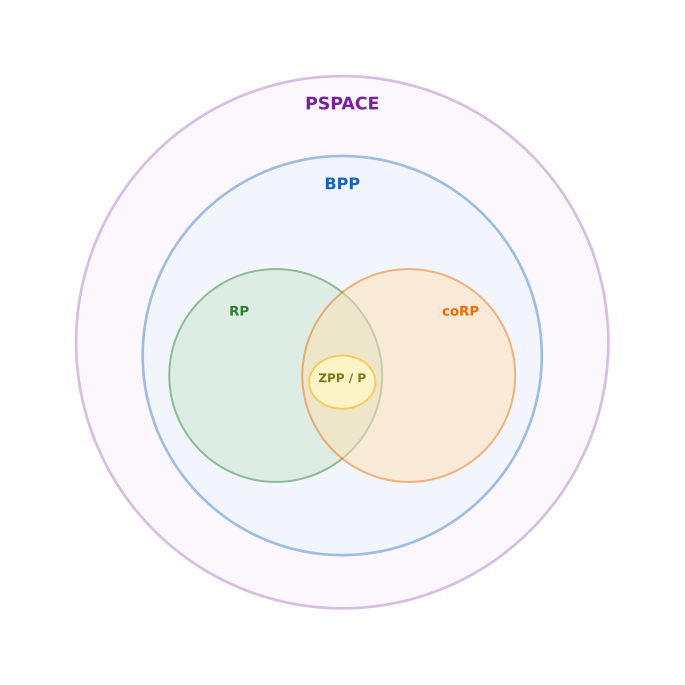

This chart was generated by the following Python code:
import matplotlib.pyplot as plt
import matplotlib.patches as patches

# Create a square figure canvas
fig, ax = plt.subplots(figsize=(9, 9))

# 1. PSPACE (Outer container)
pspace = patches.Circle(
    (0, 0), 4.0, 
    facecolor='#f3e5f5', edgecolor='#7b1fa2', linewidth=2, alpha=0.3
)
ax.add_patch(pspace)
ax.text(0, 3.5, 'PSPACE', fontsize=13, fontweight='bold', ha='center', color='#7b1fa2')

# 2. BPP (Nested inside PSPACE)
bpp = patches.Circle(
    (0, -0.2), 3.0, 
    facecolor='#e3f2fd', edgecolor='#1565c0', linewidth=2, alpha=0.4
)
ax.add_patch(bpp)
ax.text(0, 2.3, 'BPP', fontsize=12, fontweight='bold', ha='center', color='#1565c0')

# 3. RP and coRP (Overlapping subsets inside BPP)
rp = patches.Circle(
    (-1.0, -0.5), 1.6, 
    facecolor='#c8e6c9', edgecolor='#2e7d32', linewidth=1.5, alpha=0.5
)
corp = patches.Circle(
    (1.0, -0.5), 1.6, 
    facecolor='#ffe0b2', edgecolor='#ef6c00', linewidth=1.5, alpha=0.5
)
ax.add_patch(rp)
ax.add_patch(corp)

# Labels for RP and coRP
ax.text(-1.7, 0.4, 'RP', fontsize=10, fontweight='bold', color='#2e7d32')
ax.text(1.5, 0.4, 'coRP', fontsize=10, fontweight='bold', color='#ef6c00')

# 4. Intersection Region (ZPP / P in the overlap of RP and coRP)
zpp = patches.Ellipse(
    (0, -0.6), 1.0, 0.8, 
    facecolor='#fff9c4', edgecolor='#fbc02d', linewidth=1.5, alpha=0.7
)
ax.add_patch(zpp)
ax.text(0, -0.6, 'ZPP / P', fontsize=9, fontweight='bold', ha='center', color='#827717')

# Layout configuration
ax.set_xlim(-5, 5)
ax.set_ylim(-5, 5)
ax.set_aspect('equal')
plt.axis('off')

# Save directly as an SVG vector file
plt.savefig('complexity_classes.svg', format='svg', bbox_inches='tight')
plt.close()

print("Generated complexity_classes.svg successfully!")
